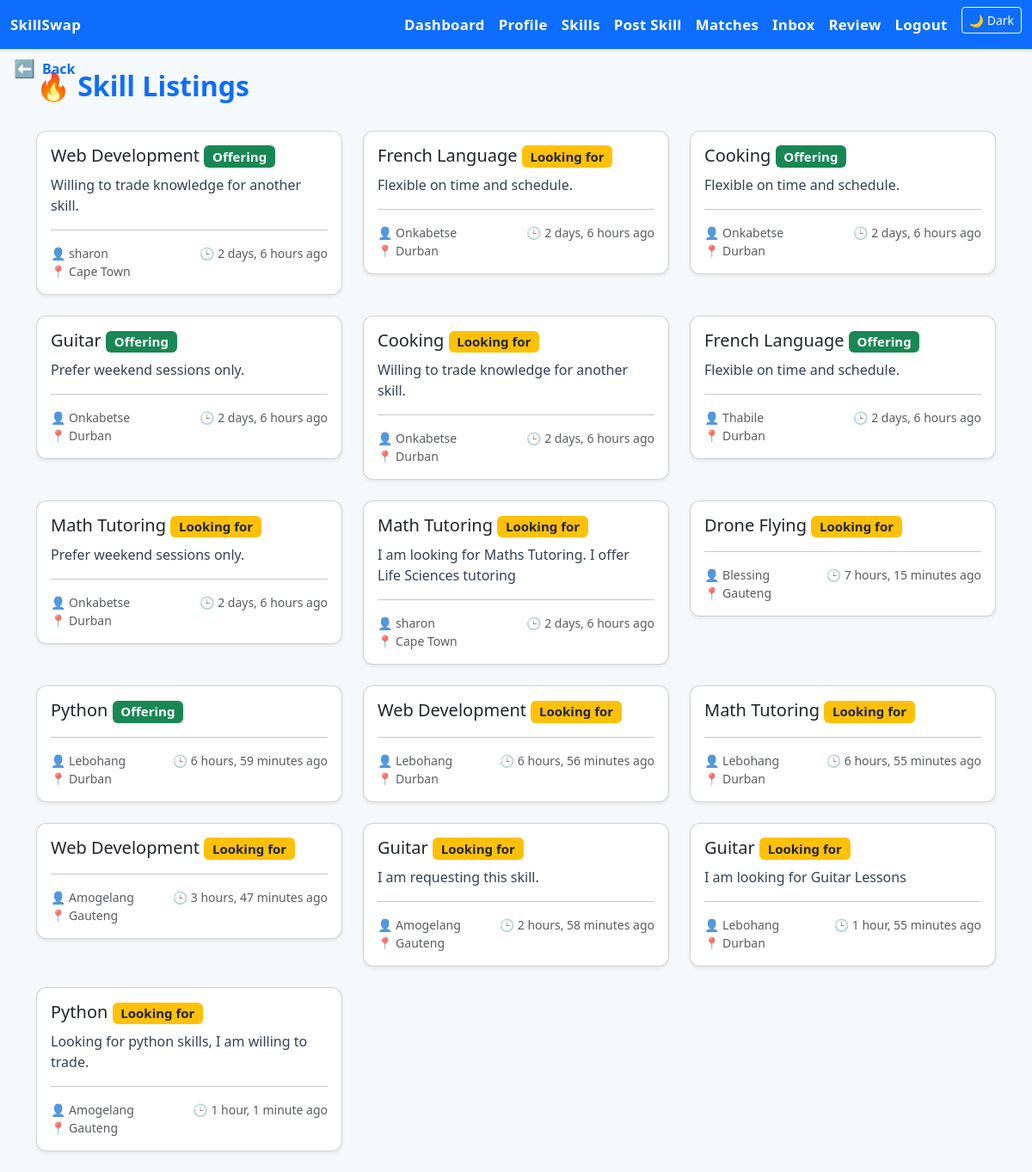
The app's page /home/ (signed in) with its own data.
### core/models.py (models this page shows, shortened)
class SkillListing(models.Model):
    user = models.ForeignKey(User, on_delete=models.CASCADE)
    skill = models.ForeignKey(Skill, on_delete=models.CASCADE)
    description = models.TextField()
    is_offer = models.BooleanField()
    created_at = models.DateTimeField(auto_now_add=True)

class Skill(models.Model):
    name = models.CharField(max_length=100)

class User(AbstractUser):
    bio = models.TextField(blank=True)
    location = models.CharField(max_length=100, blank=True)
    verified = models.BooleanField(default=False)
    video_intro_url = models.URLField(blank=True)
    profile_image = models.ImageField(upload_to='profile_images/', blank=True, null=True)

### core/views.py (the view)
# urls.py: path('home/', views.home, name='home'),
@login_required
def home(request):
    listings = SkillListing.objects.all()
    return render(request, 'core/home.html', {'listings': listings})

### core/templates/core/home.html
{% extends 'core/base.html' %}
{% block content %}
<div class="fade-in">
  <div class="d-flex justify-content-between align-items-center mb-4">
    <h2 class="fw-bold text-primary">🔥 Skill Listings</h2>
  </div>
  {% if listings %}
    <div class="row">
      {% for listing in listings %}
        <div class="col-md-4">
          <div class="card mb-4 shadow-sm">
            <div class="card-body">
              <h5 class="card-title">
                {{ listing.skill.name }}
                {% if listing.is_offer %}
                  <span class="badge bg-success">Offering</span>
                {% else %}
                  <span class="badge bg-warning text-dark">Looking for</span>
                {% endif %}
              </h5>
              <p class="card-text">{{ listing.description|truncatewords:20 }}</p>
              <hr>
              <div class="d-flex justify-content-between">
                <small class="text-muted">
                  👤 {{ listing.user.username }} <br>
                  📍 {{ listing.user.location }}
                </small>
                <small class="text-muted">
                  🕒 {{ listing.created_at|timesince }} ago
                </small>
              </div>
            </div>
          </div>
        </div>
      {% endfor %}
    </div>
  {% else %}
    <div class="alert alert-info text-center">
      <h4 class="fw-bold">No skills listed yet</h4>
      <p>Be the first to add a skill to help or get help!</p>
      <a href="{% url 'post_skill' %}" class="btn btn-primary mt-2">Post a Skill Now</a>
    </div>
  {% endif %}
</div>
{% endblock %}

### core/templates/core/base.html (shortened to what this page needs)
{% load static %}
<!DOCTYPE html>
<html lang="en">
<head>
  <link href="https://cdn.jsdelivr.net/npm/bootstrap@5.3.0/dist/css/bootstrap.min.css" rel="stylesheet">
  <link rel="stylesheet" href="{% static 'core/style.css' %}">
</head>
<body>
<nav class="navbar navbar-expand-lg navbar-dark bg-primary">
  <div class="container-fluid">
    <a class="navbar-brand" href="/">SkillSwap</a>
    <div class="collapse navbar-collapse">
      <ul class="navbar-nav ms-auto">
        {% if request.path == '/' or request.path == '/welcome/' %}
          <li class="nav-item"><a class="nav-link" href="{% url 'login' %}">Login</a></li>
          <li class="nav-item"><a class="nav-link" href="{% url 'register' %}">Register</a></li>
          <li class="nav-item">
            <button onclick="toggleDarkMode()" id="darkModeToggle" class="btn btn-sm btn-outline-light ms-2">🌙 Dark</button>
          </li>
        {% elif user.is_authenticated %}
           <li class="nav-item"><a class="nav-link" href="{% url 'dashboard' %}">Dashboard</a></li>
           <li class="nav-item"><a class="nav-link" href="{% url 'profile' username=user.username %}">Profile</a></li>
           <li class="nav-item"><a class="nav-link" href="{% url 'home' %}">Skills</a></li>
           <li class="nav-item"><a class="nav-link" href="{% url 'post_skill' %}">Post Skill</a></li>
          <li class="nav-item"><a class="nav-link" href="{% url 'matches' %}">Matches</a></li>
          <li class="nav-item"><a class="nav-link" href="{% url 'inbox' %}">Inbox</a></li>
          <li class="nav-item"><a class="nav-link" href="{% url 'leave_review' %}?reviewee_id={{ user.id }}">Review</a></li>
          <li class="nav-item"><a class="nav-link" href="{% url 'logout' %}">Logout</a></li>
          <li class="nav-item">
            <button onclick="toggleDarkMode()" id="darkModeToggle" class="btn btn-sm btn-outline-light ms-2">🌙 Dark</button>
          </li>
        {% endif %}
      </ul>
    </div>
  </div>
</nav>
{% if request.path != '/' and not request.path|slice:":8" == '/welcome' %}
  <div style="position: relative;">
    <a href="javascript:history.back()" class="text-decoration-none position-absolute top-0 start-0 mt-2 ms-3 d-inline-flex align-items-center" style="z-index: 1000;">
      <span class="fs-5">⬅️</span>
      <span class="ms-2 fw-semibold text-primary">Back</span>
    </a>
  </div>
{% endif %}
<div class="container mt-4">
  {% block content %}{% endblock %}
</div>
</body>
</html>

### core/static/core/style.css (style rules this page uses)
body { background-color: #f6f9fc; font-family: 'Segoe UI', Tahoma, Geneva, Verdana, sans-serif; color: #1e293b; }
.navbar { box-shadow: 0 2px 4px rgba(0,0,0,0.1); background-color: #ffffff; }
.navbar .nav-link, .navbar .navbar-brand, .navbar .nav-item span, .navbar h1 { color: #ffffff; font-weight: 700; font-size: 1.05rem; letter-spacing: 0.3px; }
.card { background-color: #ffffff; box-shadow: 0 4px 12px rgba(0,0,0,0.08); border-radius: 12px; transition: transform 0.2s ease; }
h1, h2, h4 { font-weight: 700; color: #1e293b; }
p, small, label, .form-label { color: #334155; }
.fade-in { animation: fadeIn 0.6s ease-in; }

### records on screen
SkillListing: skill.name "Web Development", is_offer "Offering", description "Willing to trade knowledge for another skill.", user.username "sharon", user.location "Cape Town", created_at "2 days, 6 hours"
SkillListing: skill.name "French Language", is_offer "Looking for", description "Flexible on time and schedule.", user.username "Onkabetse", user.location "Durban", created_at "2 days, 6 hours"
SkillListing: skill.name "Cooking", is_offer "Offering", description "Flexible on time and schedule.", user.username "Onkabetse", user.location "Durban", created_at "2 days, 6 hours"
SkillListing: skill.name "Guitar", is_offer "Offering", description "Prefer weekend sessions only.", user.username "Onkabetse", user.location "Durban", created_at "2 days, 6 hours"
SkillListing: skill.name "Cooking", is_offer "Looking for", description "Willing to trade knowledge for another skill.", user.username "Onkabetse", user.location "Durban", created_at "2 days, 6 hours"
SkillListing: skill.name "French Language", is_offer "Offering", description "Flexible on time and schedule.", user.username "Thabile", user.location "Durban", created_at "2 days, 6 hours"
SkillListing: skill.name "Math Tutoring", is_offer "Looking for", description "Prefer weekend sessions only.", user.username "Onkabetse", user.location "Durban", created_at "2 days, 6 hours"
SkillListing: skill.name "Math Tutoring", is_offer "Looking for", description "I am looking for Maths Tutoring. I offer Life Sciences tutoring", user.username "sharon", user.location "Cape Town", created_at "2 days, 6 hours"
SkillListing: skill.name "Drone Flying", is_offer "Looking for", user.username "Blessing", user.location "Gauteng", created_at "7 hours, 15 minutes"
SkillListing: skill.name "Python", is_offer "Offering", user.username "Lebohang", user.location "Durban", created_at "6 hours, 59 minutes"
SkillListing: skill.name "Web Development", is_offer "Looking for", user.username "Lebohang", user.location "Durban", created_at "6 hours, 56 minutes"
SkillListing: skill.name "Math Tutoring", is_offer "Looking for", user.username "Lebohang", user.location "Durban", created_at "6 hours, 55 minutes"
SkillListing: skill.name "Web Development", is_offer "Looking for", user.username "Amogelang", user.location "Gauteng", created_at "3 hours, 47 minutes"
SkillListing: skill.name "Guitar", is_offer "Looking for", description "I am requesting this skill.", user.username "Amogelang", user.location "Gauteng", created_at "2 hours, 58 minutes"
SkillListing: skill.name "Guitar", is_offer "Looking for", description "I am looking for Guitar Lessons", user.username "Lebohang", user.location "Durban", created_at "1 hour, 55 minutes"
SkillListing: skill.name "Python", is_offer "Looking for", description "Looking for python skills, I am willing to trade.", user.username "Amogelang", user.location "Gauteng", created_at "1 hour, 1 minute"
